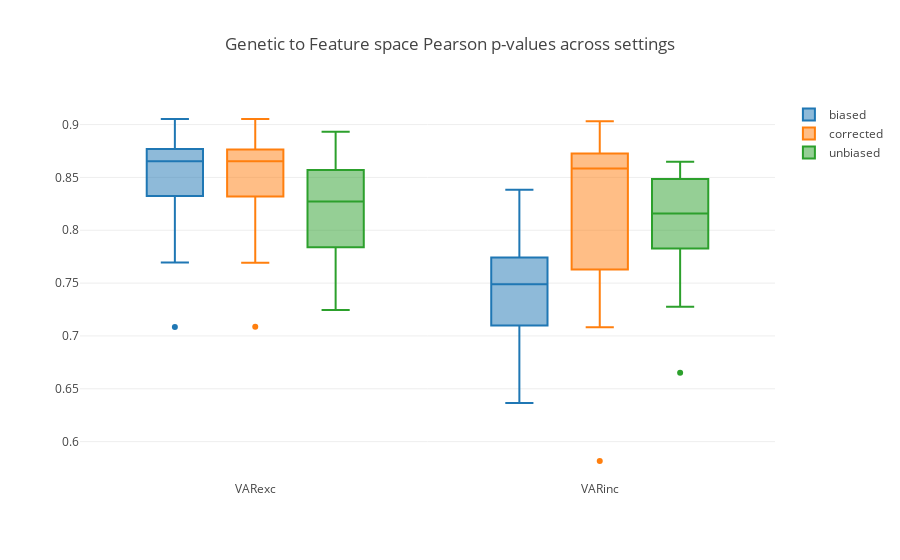

The notebook cell saved with this chart:
### Code cell
### Compare p-values of genetic to feature space comparisons across biased, unbiased and corrected schemes.
#####

P_store_VARexc= np.array([
    biased_pears,
    corrected_pears,
    unbiased_pears,
]
).T

box_names= ['biased','corrected','unbiased']

box_data= [go.Box(
    y= P_stare[:,i],
    x= Labels,
    name= box_names[i]
) for i in range(P_store.shape[1])]

layout= go.Layout(
    title= 'Genetic to Feature space Pearson p-values across settings',
    boxmode= 'group'
)

fig= go.Figure(data=box_data,layout= layout)
iplot(fig)

### Figure 1 — Plotly figure (JSON) as saved in the notebook; plotly's stock layout.template omitted (floating-point values rounded to 4 significant figures)
{"data": [{"name": "biased", "type": "box", "x": ["VARexc", "VARexc", "VARexc", "VARexc", "VARexc", "VARexc", "VARexc", "VARexc", "VARexc", "VARexc", "VARexc", "VARexc", "VARexc", "VARexc", "VARexc", "VARexc", "VARexc", "VARexc", "VARexc", "VARexc", "VARinc", "VARinc", "VARinc", "VARinc", "VARinc", "VARinc", "VARinc", "VARinc", "VARinc", "VARinc", "VARinc", "VARinc", "VARinc", "VARinc", "VARinc", "VARinc", "VARinc", "VARinc", "VARinc", "VARinc"], "y": [0.8824, 0.8747, 0.8674, 0.7861, 0.8697, 0.9043, 0.8792, 0.8235, 0.85, 0.8411, 0.8695, 0.883, 0.7695, 0.9053, 0.7085, 0.8613, 0.8632, 0.8736, 0.8598, 0.8227, 0.7871, 0.7467, 0.7056, 0.7696, 0.7712, 0.6366, 0.7861, 0.7479, 0.7144, 0.7348, 0.6532, 0.747, 0.7506, 0.8332, 0.6436, 0.75, 0.8383, 0.6453, 0.7772, 0.7545]}, {"name": "corrected", "type": "box", "x": ["VARexc", "VARexc", "VARexc", "VARexc", "VARexc", "VARexc", "VARexc", "VARexc", "VARexc", "VARexc", "VARexc", "VARexc", "VARexc", "VARexc", "VARexc", "VARexc", "VARexc", "VARexc", "VARexc", "VARexc", "VARinc", "VARinc", "VARinc", "VARinc", "VARinc", "VARinc", "VARinc", "VARinc", "VARinc", "VARinc", "VARinc", "VARinc", "VARinc", "VARinc", "VARinc", "VARinc", "VARinc", "VARinc", "VARinc", "VARinc"], "y": [0.8824, 0.8745, 0.8674, 0.7864, 0.8699, 0.9042, 0.8782, 0.8227, 0.8502, 0.8414, 0.87, 0.8829, 0.7693, 0.9052, 0.7086, 0.8612, 0.8634, 0.8732, 0.8607, 0.8223, 0.872, 0.9031, 0.8809, 0.86, 0.7291, 0.7274, 0.7081, 0.7422, 0.5817, 0.8719, 0.7837, 0.8954, 0.8898, 0.819, 0.8567, 0.7958, 0.867, 0.8503, 0.8731, 0.8616]}, {"name": "unbiased", "type": "box", "x": ["VARexc", "VARexc", "VARexc", "VARexc", "VARexc", "VARexc", "VARexc", "VARexc", "VARexc", "VARexc", "VARexc", "VARexc", "VARexc", "VARexc", "VARexc", "VARexc", "VARexc", "VARexc", "VARexc", "VARexc", "VARinc", "VARinc", "VARinc", "VARinc", "VARinc", "VARinc", "VARinc", "VARinc", "VARinc", "VARinc", "VARinc", "VARinc", "VARinc", "VARinc", "VARinc", "VARinc", "VARinc", "VARinc", "VARinc", "VARinc"], "y": [0.8116, 0.8681, 0.8584, 0.781, 0.8268, 0.8931, 0.8792, 0.7983, 0.7776, 0.7301, 0.838, 0.8195, 0.7585, 0.8798, 0.7246, 0.787, 0.8277, 0.8557, 0.8311, 0.8326, 0.8483, 0.8567, 0.8177, 0.8395, 0.7961, 0.7418, 0.787, 0.7982, 0.6653, 0.833, 0.7277, 0.8617, 0.8587, 0.7785, 0.8355, 0.7977, 0.8485, 0.7785, 0.8648, 0.8138]}], "layout": {"boxmode": "group", "title": "Genetic to Feature space Pearson p-values across settings"}}
